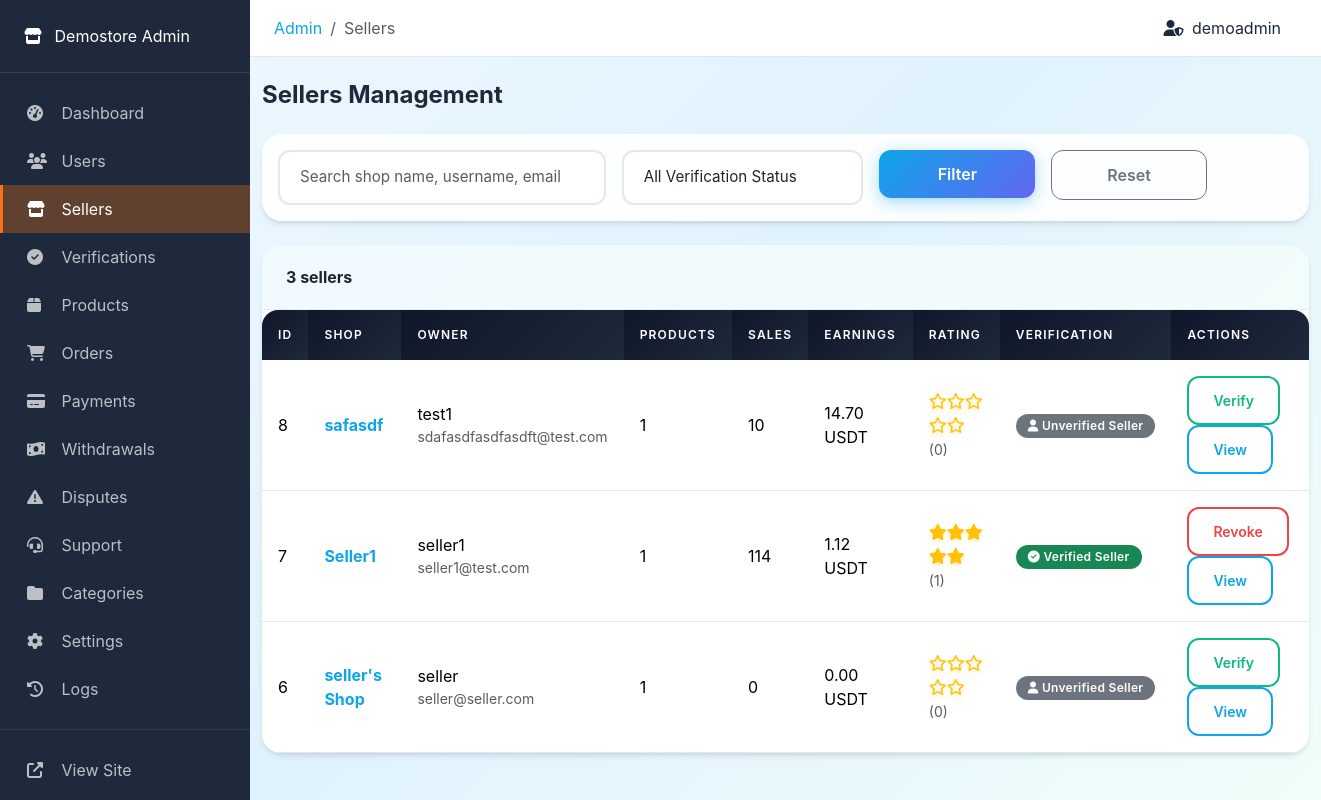
The app's page /admin/sellers.php (signed in) with its own data.
### tables this page shows
CREATE TABLE `users` (
  `id` int(10) UNSIGNED NOT NULL,
  `username` varchar(50) NOT NULL,
  `email` varchar(100) NOT NULL,
  `password` varchar(255) NOT NULL,
  `role` enum('admin','seller','buyer') NOT NULL DEFAULT 'buyer',
  `status` enum('active','suspended','banned') NOT NULL DEFAULT 'active',
  `avatar` varchar(255) DEFAULT NULL,
  `created_at` timestamp NOT NULL DEFAULT current_timestamp(),
  `updated_at` timestamp NOT NULL DEFAULT current_timestamp() ON UPDATE current_timestamp(),
  `last_login` timestamp NULL DEFAULT NULL
);

CREATE TABLE `sellers` (
  `id` int(10) UNSIGNED NOT NULL,
  `user_id` int(10) UNSIGNED NOT NULL,
  `shop_name` varchar(100) NOT NULL,
  `shop_slug` varchar(100) NOT NULL,
  `shop_description` text DEFAULT NULL,
  `shop_logo` varchar(255) DEFAULT NULL,
  `shop_banner` varchar(255) DEFAULT NULL,
  `verification_status` enum('unverified','pending','verified') NOT NULL DEFAULT 'unverified',
  `verified_at` timestamp NULL DEFAULT NULL,
  `total_sales` int(10) UNSIGNED DEFAULT 0,
  `total_earnings` decimal(18,6) DEFAULT 0.000000,
  `rating_average` decimal(3,2) DEFAULT 0.00,
  `rating_count` int(10) UNSIGNED DEFAULT 0,
  `created_at` timestamp NOT NULL DEFAULT current_timestamp(),
  `updated_at` timestamp NOT NULL DEFAULT current_timestamp() ON UPDATE current_timestamp()
);

### config/database.php (called while the page is built, shortened)
<?php
class Database {
    private static $instance = null;
    private $connection;
    private function __construct() {
        try {
            $dsn = "mysql:host=" . DB_HOST . ";dbname=" . DB_NAME . ";charset=" . DB_CHARSET;
            $options = [
                PDO::ATTR_ERRMODE => PDO::ERRMODE_EXCEPTION,
                PDO::ATTR_DEFAULT_FETCH_MODE => PDO::FETCH_ASSOC,
                PDO::ATTR_EMULATE_PREPARES => false,
                PDO::MYSQL_ATTR_INIT_COMMAND => "SET NAMES " . DB_CHARSET
            ];
            $this->connection = new PDO($dsn, DB_USER, DB_PASS, $options);
        } catch (PDOException $e) {
            error_log("Database Connection Error: " . $e->getMessage());
            die("Database connection failed. Please try again later.");
        }
    }
    public static function getInstance() {
        if (self::$instance === null) {
            self::$instance = new self();
        }
        return self::$instance;
    }
    public function query($sql, $params = []) {
        try {
            $stmt = $this->connection->prepare($sql);
            $stmt->execute($params);
            return $stmt;
        } catch (PDOException $e) {
            error_log("Query Error: " . $e->getMessage() . " | SQL: " . $sql);
            throw $e;
        }
    }
    public function fetch($sql, $params = []) {
        return $this->query($sql, $params)->fetch();
    }
    public function fetchAll($sql, $params = []) {
        return $this->query($sql, $params)->fetchAll();
    }
}
function db() {
    return Database::getInstance();
}

### admin/sellers.php (the view, shortened to what this page needs)
<?php
$page = max(1, (int) ($_GET['page'] ?? 1));
$search = clean($_GET['search'] ?? '');
$where = "1=1";
$params = [];
$totalSellers = db()->fetch("
    SELECT COUNT(*) as count FROM sellers s JOIN users u ON s.user_id = u.id WHERE {$where}
", $params)['count'];
$pagination = paginate($totalSellers, $page, ADMIN_ITEMS_PER_PAGE);
$sellers = db()->fetchAll("
    SELECT s.*, u.username, u.email, u.status as user_status,
           (SELECT balance FROM wallets WHERE user_id = s.user_id) as wallet_balance,
           (SELECT COUNT(*) FROM products WHERE seller_id = s.id) as product_count
    FROM sellers s
    JOIN users u ON s.user_id = u.id
    WHERE {$where}
    ORDER BY s.created_at DESC
    LIMIT {$pagination['per_page']} OFFSET {$pagination['offset']}
", $params);
require_once __DIR__ . '/header.php';
?>
<div class="container-fluid py-4">
    <h4 class="fw-bold mb-4">Sellers Management</h4>
    <div class="card mb-4">
        <div class="card-body">
            <form method="GET" action="" class="row g-3">
                <div class="col-md-4">
                    <input type="text" class="form-control" name="search" placeholder="Search shop name, username, email"
                           value="<?= sanitize($search) ?>">
                </div>
                <div class="col-md-3">
                    <select class="form-select" name="verification">
                        <option value="">All Verification Status</option>
                    </select>
                </div>
                <div class="col-md-2">
                    <button type="submit" class="btn btn-primary w-100">Filter</button>
                </div>
                <div class="col-md-2">
                    <a href="<?= BASE_URL ?>/xadmincp11/sellers.php" class="btn btn-outline-secondary w-100">Reset</a>
                </div>
            </form>
        </div>
    </div>
    <div class="card">
        <div class="card-header">
            <span><?= number_format($totalSellers) ?> sellers</span>
        </div>
        <div class="card-body p-0">
            <div class="table-responsive">
                <table class="table table-hover mb-0">
                    <thead>
                        <tr>
                            <th>ID</th>
                            <th>Shop</th>
                            <th>Owner</th>
                            <th>Products</th>
                            <th>Sales</th>
                            <th>Earnings</th>
                            <th>Rating</th>
                            <th>Verification</th>
                            <th>Actions</th>
                        </tr>
                    </thead>
                    <tbody>
                        <?php foreach ($sellers as $seller): ?>
                            <tr>
                                <td><?= $seller['id'] ?></td>
                                <td>
                                    <a href="<?= storeUrl($seller['id']) ?>" target="_blank">
                                        <strong><?= sanitize($seller['shop_name']) ?></strong>
                                    </a>
                                </td>
                                <td>
                                    <?= sanitize($seller['username']) ?>
                                    <small class="text-muted d-block"><?= sanitize($seller['email']) ?></small>
                                </td>
                                <td><?= $seller['product_count'] ?></td>
                                <td><?= $seller['total_sales'] ?></td>
                                <td><?= formatCurrency($seller['total_earnings']) ?></td>
                                <td>
                                    <?= renderStars($seller['rating_average'], false) ?>
                                    <small class="text-muted">(<?= $seller['rating_count'] ?>)</small>
                                </td>
                                <td><?= getVerificationBadge($seller['verification_status']) ?></td>
                                <td>
                                    <form method="POST" action="" class="d-inline">
                                        <?php if ($seller['verification_status'] === 'verified'): ?>
                                            <button type="submit" name="revoke_verification" class="btn btn-sm btn-outline-danger"
                                                    onclick="return confirm('Revoke verification for this seller?')">
                                                Revoke
                                            </button>
                                        <?php else: ?>
                                            <button type="submit" name="verify_seller" class="btn btn-sm btn-outline-success"
                                                    onclick="return confirm('Verify this seller?')">
                                                Verify
                                            </button>
                                        <?php endif; ?>
                                    </form>
                                    <a href="<?= storeUrl($seller['id']) ?>" target="_blank" class="btn btn-sm btn-outline-primary">
                                        View
                                    </a>
                                </td>
                            </tr>
                        <?php endforeach; ?>
                    </tbody>
                </table>
            </div>
        </div>
    </div>
</div>
<?php require_once __DIR__ . '/footer.php'; ?>

### admin/header.php (shortened to what this page needs)
<?php
$currentUser = getCurrentUser();
?>
<!DOCTYPE html>
<html lang="en">
<head>
    <link href="https://cdn.jsdelivr.net/npm/bootstrap@5.3.2/dist/css/bootstrap.min.css" rel="stylesheet">
    <link href="https://cdnjs.cloudflare.com/ajax/libs/font-awesome/6.4.2/css/all.min.css" rel="stylesheet">
    <link href="<?= ASSETS_URL ?>/css/style.css" rel="stylesheet">
</head>
<body>
    <div class="admin-wrapper">
        <aside class="admin-sidebar">
            <div class="brand">
                <a href="<?= BASE_URL ?>/admin/" class="text-white text-decoration-none">
                    <i class="fas fa-store me-2"></i>
                    <span><?= PLATFORM_NAME ?> Admin</span>
                </a>
            </div>
            <nav class="nav flex-column py-3">
                <a class="nav-link <?= basename($_SERVER['PHP_SELF']) === 'index.php' ? 'active' : '' ?>" href="<?= BASE_URL ?>/admin/">
                    <i class="fas fa-tachometer-alt"></i>
                    <span>Dashboard</span>
                </a>
                <a class="nav-link <?= basename($_SERVER['PHP_SELF']) === 'users.php' ? 'active' : '' ?>" href="<?= BASE_URL ?>/admin/users.php">
                    <i class="fas fa-users"></i>
                    <span>Users</span>
                </a>
                <a class="nav-link <?= basename($_SERVER['PHP_SELF']) === 'sellers.php' ? 'active' : '' ?>" href="<?= BASE_URL ?>/admin/sellers.php">
                    <i class="fas fa-store"></i>
                    <span>Sellers</span>
                </a>
                <a class="nav-link <?= basename($_SERVER['PHP_SELF']) === 'verifications.php' ? 'active' : '' ?>" href="<?= BASE_URL ?>/admin/verifications.php">
                    <i class="fas fa-check-circle"></i>
                    <span>Verifications</span>
                </a>
                <a class="nav-link <?= basename($_SERVER['PHP_SELF']) === 'products.php' ? 'active' : '' ?>" href="<?= BASE_URL ?>/admin/products.php">
                    <i class="fas fa-box"></i>
                    <span>Products</span>
                </a>
                <a class="nav-link <?= basename($_SERVER['PHP_SELF']) === 'orders.php' ? 'active' : '' ?>" href="<?= BASE_URL ?>/admin/orders.php">
                    <i class="fas fa-shopping-cart"></i>
                    <span>Orders</span>
                </a>
                <a class="nav-link <?= basename($_SERVER['PHP_SELF']) === 'payments.php' ? 'active' : '' ?>" href="<?= BASE_URL ?>/admin/payments.php">
                    <i class="fas fa-credit-card"></i>
                    <span>Payments</span>
                </a>
                <a class="nav-link <?= basename($_SERVER['PHP_SELF']) === 'withdrawals.php' ? 'active' : '' ?>" href="<?= BASE_URL ?>/admin/withdrawals.php">
                    <i class="fas fa-money-bill-wave"></i>
                    <span>Withdrawals</span>
                </a>
                <a class="nav-link <?= basename($_SERVER['PHP_SELF']) === 'disputes.php' ? 'active' : '' ?>" href="<?= BASE_URL ?>/admin/disputes.php">
                    <i class="fas fa-exclamation-triangle"></i>
                    <span>Disputes</span>
                </a>
                  <a class="nav-link <?= basename($_SERVER['PHP_SELF']) === 'support.php' ? 'active' : '' ?>" href="<?= BASE_URL ?>/admin/support.php">
                    <i class="fas fa-headset"></i>
                    <span>Support</span>
                </a>
                <a class="nav-link <?= basename($_SERVER['PHP_SELF']) === 'categories.php' ? 'active' : '' ?>" href="<?= BASE_URL ?>/admin/categories.php">
                    <i class="fas fa-folder"></i>
                    <span>Categories</span>
                </a>
                <a class="nav-link <?= basename($_SERVER['PHP_SELF']) === 'settings.php' ? 'active' : '' ?>" href="<?= BASE_URL ?>/admin/settings.php">
                    <i class="fas fa-cog"></i>
                    <span>Settings</span>
                </a>
                <a class="nav-link <?= basename($_SERVER['PHP_SELF']) === 'logs.php' ? 'active' : '' ?>" href="<?= BASE_URL ?>/admin/logs.php">
                    <i class="fas fa-history"></i>
                    <span>Logs</span>
                </a>
                <hr class="my-3 border-secondary">
                <a class="nav-link" href="<?= BASE_URL ?>">
                    <i class="fas fa-external-link-alt"></i>
                    <span>View Site</span>
                </a>
                <a class="nav-link text-danger" href="<?= BASE_URL ?>/auth/logout.php">
                </a>
            </nav>
        </aside>
        <main class="admin-content">
            <div class="admin-topbar d-flex justify-content-between align-items-center">
                <div>
                    <nav aria-label="breadcrumb">
                        <ol class="breadcrumb mb-0">
                            <li class="breadcrumb-item"><a href="<?= BASE_URL ?>/admin/">Admin</a></li>
                            <?php if (basename($_SERVER['PHP_SELF']) !== 'index.php'): ?>
                                <li class="breadcrumb-item active"><?= ucfirst(str_replace('.php', '', basename($_SERVER['PHP_SELF']))) ?></li>
                            <?php endif; ?>
                        </ol>
                    </nav>
                </div>
                <div class="d-flex align-items-center">
                    <span class="me-3">
                        <i class="fas fa-user-shield me-1"></i>
                        <?= sanitize($currentUser['username']) ?>
                    </span>
                </div>
            </div>

### includes/functions.php (shortened to what this page needs)
<?php
function storeUrl($id) {
    return BASE_URL . '/store/' . $id;
}
function sanitize($input) {
    return htmlspecialchars(trim($input), ENT_QUOTES, 'UTF-8');
}
function clean($input) {
    return trim($input);
}
function isLoggedIn() {
    return isset($_SESSION['user_id']) && !empty($_SESSION['user_id']);
}
function getCurrentUserId() {
    return $_SESSION['user_id'] ?? null;
}
function getCurrentUser() {
    return db()->fetch("SELECT * FROM users WHERE id = ?", [getCurrentUserId()]);
}
function formatCurrency($amount, $decimals = 2) {
    return number_format((float)$amount, $decimals) . ' USDT';
}
function paginate($totalItems, $currentPage, $perPage = ITEMS_PER_PAGE) {
    $totalPages = ceil($totalItems / $perPage);
    $currentPage = max(1, min($currentPage, $totalPages));
    $offset = ($currentPage - 1) * $perPage;
    return [
        'total_items' => $totalItems,
        'total_pages' => $totalPages,
        'current_page' => $currentPage,
        'per_page' => $perPage,
        'offset' => $offset,
        'has_prev' => $currentPage > 1,
        'has_next' => $currentPage < $totalPages
    ];
}
function renderStars($rating, $showNumber = true) {
    $rating = (float) $rating;
    $fullStars = floor($rating);
    $halfStar = ($rating - $fullStars) >= 0.5;
    $emptyStars = 5 - $fullStars - ($halfStar ? 1 : 0);
    $html = '<span class="star-rating">';
    for ($i = 0; $i < $fullStars; $i++) {
        $html .= '<i class="fas fa-star text-warning"></i>';
    }
    for ($i = 0; $i < $emptyStars; $i++) {
        $html .= '<i class="far fa-star text-warning"></i>';
    }
    $html .= '</span>';
    return $html;
}
function getVerificationBadge($status) {
    return match($status) {
        'verified' => '<span class="badge bg-success"><i class="fas fa-check-circle"></i> Verified Seller</span>',
        'pending' => '<span class="badge bg-warning text-dark"><i class="fas fa-clock"></i> Verification Pending</span>',
        default => '<span class="badge bg-secondary"><i class="fas fa-user"></i> Unverified Seller</span>'
    };
}

### records on screen
users: username "demoadmin"
sellers: id "8", shop_name "safasdf", user.username "test1", user.email "sdafasdfasdfasdft@test.com", product_count "1", total_sales "10", total_earnings "14.70 USDT", rating_average 0 (drawn), rating_count "0", verification_status "Unverified Seller", shows "Verify"
sellers: id "7", shop_name "Seller1", user.username "seller1", user.email "seller1@test.com", product_count "1", total_sales "114", total_earnings "1.12 USDT", rating_average 5 (drawn), rating_count "1", verification_status "Verified Seller", shows "Revoke"
sellers: id "6", shop_name "seller's Shop", user.username "seller", user.email "seller@seller.com", product_count "1", total_sales "0", total_earnings "0.00 USDT", rating_average 0 (drawn), rating_count "0", verification_status "Unverified Seller", shows "Verify"

### other values on screen
PLATFORM_NAME "Demostore"
str_replace('.php', '', basename($_SERVER['PHP_SELF'])) "Sellers"
$totalSellers "3"
